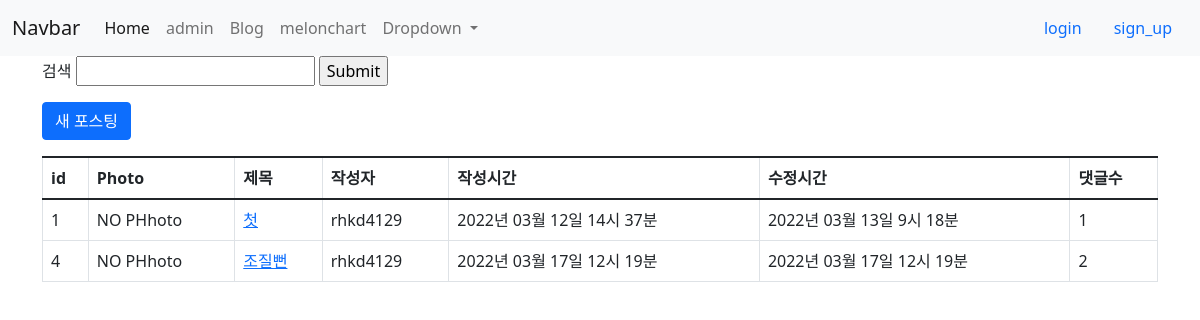
Before: /blog/ with the older database file.
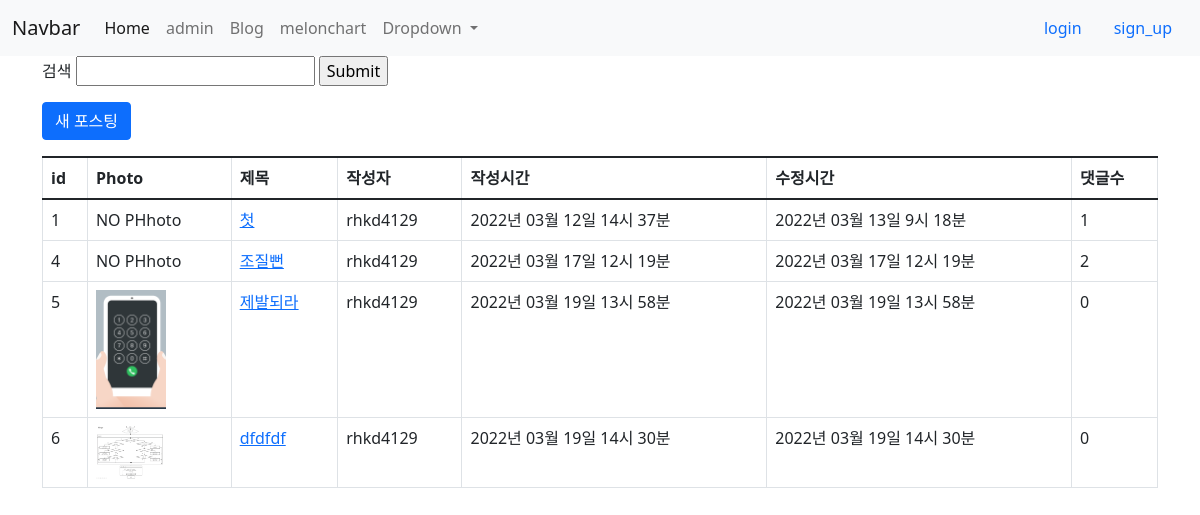
After: the same page with the newer database file.
### blog/models.py (models this page shows, shortened)
class Post(models.Model):
    class GenderChices(models.TextChoices):
        MALE = "M","Male"   #DB에저장되는 값 ,실제 사용할 값
        FEMALE = "F","Female"
    author = models.ForeignKey(settings.AUTH_USER_MODEL,on_delete=models.CASCADE) # 추천!
    title = models.CharField(max_length=20)
    photo = models.ImageField(blank = True, upload_to = 'blog/post/%Y/%m/%d')
    content = models.TextField()
    gender = models.CharField(max_length=1,blank=True,choices=GenderChices.choices)#,default=GenderChices.MALE
    is_public = models.BooleanField(default = False,verbose_name= '공개여부')
    created_at = models.DateTimeField(auto_now_add=True)
    updated_at = models.DateTimeField(auto_now=True)
    def get_absolute_url(self):
         return reverse('blog:post_detail',args=[self.pk])

### accounts/models.py (models this page shows)
class User(AbstractUser):
    phone_number = models.CharField(blank =True ,default='' ,max_length=12)

### blog/views/post_views.py (the view)
# urls.py: path('',post_views.BlogList,name='post_list'),
def BlogList(request):
    posts = Post.objects.all()
    q = request.GET.get('search','')
    if q:
        posts = Post.objects.filter(Q(title__icontains = q)|Q(content__icontains =q)).distinct()
    return render(request,'blog/blog_list.html',{'posts':posts,'q':q,})#'form':searchForm,

### blog/templates/blog/blog_list.html
{% extends 'blog/layout.html' %}
{% block content %}
    <form action="." method="get">
        <label for="search">검색</label>
        <input label="search" type="text" name = 'search'  id="search">
        <input type="submit">
    </form>
    <a href ="{% url 'blog:blog_create' %}"class ="btn btn-primary btn-block mt-3 mb-3">새 포스팅</a>
    <table class="table table-bordered table-hover" >
    <tbody>
        <thead>
            <tr>
              <th scope="col">id</th>
              <th scope="col">Photo</th>
              <th scope="col">제목</th>
              <th scope="col">작성자</th>
              <th scope="col">작성시간</th>
              <th scope="col">수정시간</th>
              <th scope="col">댓글수</th>
            </tr>
          </thead>
       {% for post in posts %}
        <tr>
            <td>{{post.pk}}</td>
            <td>
                {% if post.photo %}
                    <img src="{{ post.photo.url }}" alt="" style="width: 70px;"/>
                {% else %}
                    NO PHhoto
                {% endif %}
                </td>
                <td>
                    <a href="{{ post.get_absolute_url }}">{{ post.title }}</a>
                </td>
                <td>
                    {{post.author}}
                </td>
                <td>
                    {{ post.created_at|date:'Y년 m월 d일 G시 i분'}}
                </td>
                <td>
                    {{ post.updated_at|date:'Y년 m월 d일 G시 i분'}}
                </td>
                <td>{{ post.comment_set.count }}</td>
            </tr>
        {% endfor %}
    </tbody>
</table>
{% endblock content %}

Changed rows visible on the page:
added Post: pk "5", photo (picture), title "제발되라", author "rhkd4129", created_at "2022년 03월 19일 13시 58분", updated_at "2022년 03월 19일 13시 58분", comment_set.count "0"
added Post: pk "6", photo (picture), title "dfdfdf", author "rhkd4129", created_at "2022년 03월 19일 14시 30분", updated_at "2022년 03월 19일 14시 30분", comment_set.count "0"
